Frame 1 (no input): blank canvas, image omitted
Frame 60 (the mouse pressed at the canvas centre just before this capture): blank canvas, image omitted
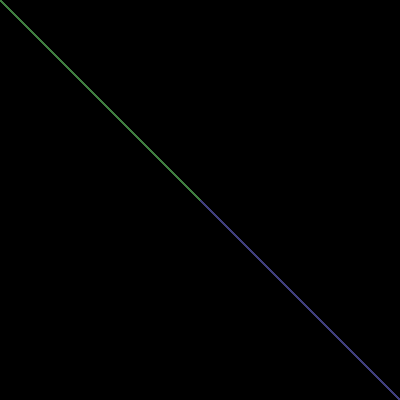
Frame 120 (the mouse held since frame 60 and released just before this capture)

The Processing sketch whose frames 1 and 60 were blank and that drew this single picture after the mouse press (run headless with seeded random() and noise(); from frame 60 on, the mouse is pressed at the canvas centre):

// Processing sketch: ej9
// ── ej9.pde
void setup() {
  size(400, 400);
  background(0);
  colorMode(HSB);
}

void draw(){
    float v1 = mouseY* 1./height* 255;
    float v2 = mouseX* 1./width * 255;
    print(v1);
   //background(255);
   stroke(85,v1, v2);
   line(0,0,mouseX,mouseY);
   stroke(171,v2,v1);
   line(400,400,mouseX,mouseY);
}

void mousePressed(){
}

void mouseMoved(){
}
